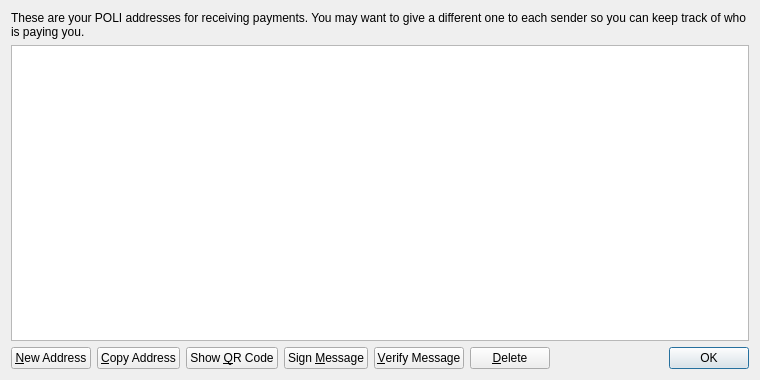
<?xml version="1.0" encoding="UTF-8"?>
<ui version="4.0">
 <class>AddressBookPage</class>
 <widget class="QWidget" name="AddressBookPage">
  <property name="geometry">
   <rect>
    <x>0</x>
    <y>0</y>
    <width>760</width>
    <height>380</height>
   </rect>
  </property>
  <property name="windowTitle">
   <string>Address Book</string>
  </property>
  <layout class="QVBoxLayout" name="verticalLayout">
   <item>
    <widget class="QLabel" name="labelExplanation">
     <property name="text">
      <string>These are your POLI addresses for receiving payments. You may want to give a different one to each sender so you can keep track of who is paying you.</string>
     </property>
     <property name="textFormat">
      <enum>Qt::PlainText</enum>
     </property>
     <property name="wordWrap">
      <bool>true</bool>
     </property>
    </widget>
   </item>
   <item>
    <widget class="QTableView" name="tableView">
     <property name="contextMenuPolicy">
      <enum>Qt::CustomContextMenu</enum>
     </property>
     <property name="toolTip">
      <string>Double-click to edit address or label</string>
     </property>
     <property name="tabKeyNavigation">
      <bool>false</bool>
     </property>
     <property name="selectionMode">
      <enum>QAbstractItemView::SingleSelection</enum>
     </property>
     <property name="selectionBehavior">
      <enum>QAbstractItemView::SelectRows</enum>
     </property>
     <property name="sortingEnabled">
      <bool>true</bool>
     </property>
     <attribute name="verticalHeaderVisible">
      <bool>false</bool>
     </attribute>
    </widget>
   </item>
   <item>
    <layout class="QHBoxLayout" name="horizontalLayout">
     <item>
      <widget class="QPushButton" name="newAddressButton">
       <property name="toolTip">
        <string>Create a new address</string>
       </property>
       <property name="text">
        <string>&amp;New Address</string>
       </property>
      </widget>
     </item>
     <item>
      <widget class="QPushButton" name="copyToClipboard">
       <property name="toolTip">
        <string>Copy the currently selected address to the system clipboard</string>
       </property>
       <property name="text">
        <string>&amp;Copy Address</string>
       </property>
      </widget>
     </item>
     <item>
      <widget class="QPushButton" name="showQRCode">
       <property name="text">
        <string>Show &amp;QR Code</string>
       </property>
      </widget>
     </item>
     <item>
      <widget class="QPushButton" name="signMessage">
       <property name="toolTip">
        <string>Sign a message to prove you own a POLI address</string>
       </property>
       <property name="text">
        <string>Sign &amp;Message</string>
       </property>
      </widget>
     </item>
     <item>
      <widget class="QPushButton" name="verifyMessage">
       <property name="toolTip">
        <string>Verify a message to ensure it was signed with a specified POLI address</string>
       </property>
       <property name="text">
        <string>&amp;Verify Message</string>
       </property>
      </widget>
     </item>
     <item>
      <widget class="QPushButton" name="deleteButton">
       <property name="toolTip">
        <string>Delete the currently selected address from the list</string>
       </property>
       <property name="text">
        <string>&amp;Delete</string>
       </property>
      </widget>
     </item>
     <item>
      <spacer name="horizontalSpacer">
       <property name="orientation">
        <enum>Qt::Horizontal</enum>
       </property>
       <property name="sizeHint" stdset="0">
        <size>
         <width>40</width>
         <height>20</height>
        </size>
       </property>
      </spacer>
     </item>
     <item>
      <widget class="QDialogButtonBox" name="buttonBox">
       <property name="sizePolicy">
        <sizepolicy hsizetype="Maximum" vsizetype="Fixed">
         <horstretch>0</horstretch>
         <verstretch>0</verstretch>
        </sizepolicy>
       </property>
       <property name="standardButtons">
        <set>QDialogButtonBox::Ok</set>
       </property>
      </widget>
     </item>
    </layout>
   </item>
  </layout>
 </widget>
 <resources>
  <include location="../bitcoin.qrc"/>
 </resources>
 <connections/>
</ui>
